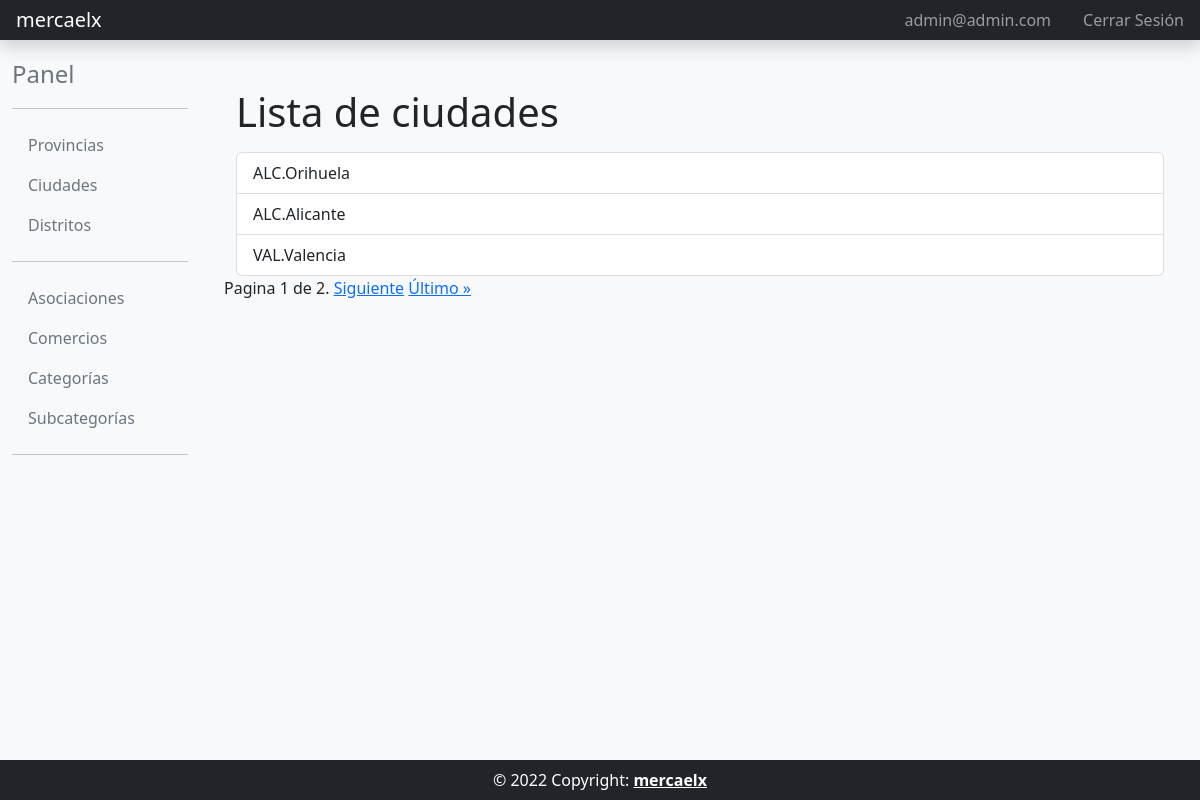
/ciudad_list/ (signed in), run on the app's committed database.
### core/models.py (models this page shows, shortened)
class Ciudad(models.Model):
    codigo = models.CharField(max_length=10, unique=True)
    nombre = models.CharField(max_length=256, unique=True)
    provincia = models.ForeignKey(Provincia, on_delete=models.PROTECT)
    def __str__(self):
        return f"{self.provincia.codigo}.{self.nombre[:100]}"
    class Meta:
        verbose_name = 'Ciudad'
        verbose_name_plural = 'Ciudades'
        ordering = ['nombre']

class Provincia(models.Model):
    codigo = models.CharField(max_length=10, unique=True)
    nombre = models.CharField(max_length=255, unique=True)
    class Meta:
        verbose_name = 'Provincia' # Nombre en singular
        verbose_name_plural = 'Provincias' # Nombre en plural
        ordering = ['nombre'] # Ordenar por nombre

### core/views.py (the view)
# urls.py: path('ciudad_list/', core_views.CiudadListView.as_view(), name='ciudad_list'),
class CiudadListView(LoginRequiredMixin, OrderedListMixin, ListView):
    model = Ciudad
    template_name = 'core/ciudad_list.html'
    paginate_by = 3

### common/mixins.py (called while the page is built)
    def get_queryset(self):
        queryset = super().get_queryset()
        ordering = self.request.GET.get('ordering', 'asc')
        if ordering == 'desc':
            return queryset.order_by('-id')
        return queryset.order_by('id')

    @method_decorator(login_required)
    def dispatch(self, *args, **kwargs):
        return super().dispatch(*args, **kwargs)

### templates/core/ciudad_list.html
{% extends "common/base_intranet.html" %}
{% block main_content %}
<div class="container">
    <h1>Lista de ciudades</h1>
    <ul class="list-group mt-3">
    {% for ciudad in object_list %}
        <a href="{% url 'ciudad_update' ciudad.id %}" class="list-group-item list-group-item-action">{{ ciudad }}</a>
    {% empty %}
        <p>No existen ciudades.</p>
    {% endfor %}
    </ul>
</div>
{% include 'common/pagination.html' %}
{% endblock main_content %}

### templates/common/header_website.html (shortened to what this page needs)
<header class="navbar navbar-dark sticky-top bg-dark flex-md-nowrap p-0 shadow">
  <a class="navbar-brand col-md-3 col-lg-2 px-3 ml-5" href="{% url 'home' %}">mercaelx</a>
  <div class="navbar-nav">
    {% if user.is_authenticated %}
      <div class="d-flex">
        <a class="nav-link px-3" href="{% url 'account_email' %}">
          {{ user.email }}
        </a>
        <a class="nav-link px-3" href="{% url 'account_logout' %}">Cerrar Sesión</a>
      </div>
    {% else %}
      <div class="d-flex">
        <a class="nav-link px-3" href="{% url 'account_login' %}">Iniciar Sesión</a>
        <a class="nav-link px-3" href="{% url 'account_signup' %}">Registrarse</a>
      </div>
    {% endif %}
  </div>
</header>

### data on the page
Ciudad: provincia+nombre "ALC.Orihuela"
Ciudad: provincia+nombre "ALC.Alicante"
Ciudad: provincia+nombre "VAL.Valencia"

### other printed values
{{ user.email }} "admin@admin.com"
{{ page_obj.number }} "1"
{{ page_obj.paginator.num_pages }} "2"
